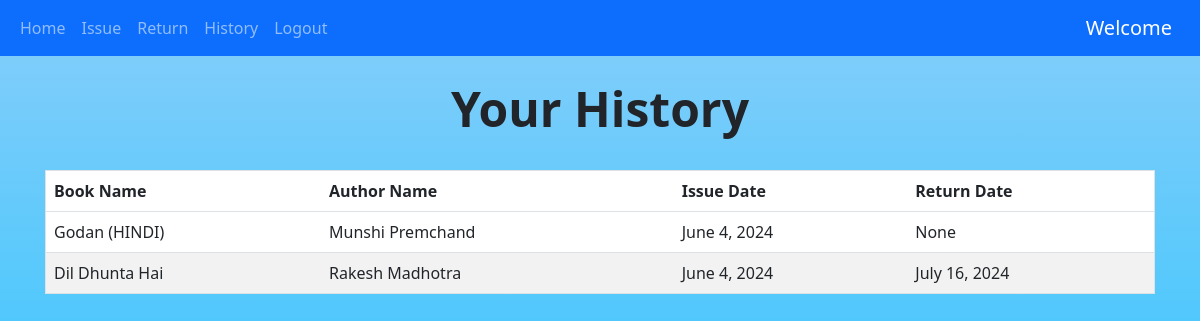
/history (signed in), run on the app's committed database.
### books/models.py (models this page shows, shortened)
class IssuedItem(models.Model):
    book_id = models.ForeignKey(Book, on_delete=models.CASCADE)
    user_id = models.ForeignKey(User, on_delete=models.CASCADE)
    issue_date = models.DateField(default=date.today(),blank=False)
    return_date = models.DateField(blank=True,null=True)

class Book(models.Model):
    book_name = models.CharField(max_length=150)
    author_name = models.CharField(max_length=200)
    quantity = models.IntegerField(default=1)
    subject = models.CharField(max_length=2000)
    book_add_time = models.TimeField(default=timezone.now())
    book_add_date = models.DateField(default=date.today())
    class Meta:
        unique_together = ('book_name','author_name')

### books/views.py (the view)
# urls.py: path('history',views.history,name='history'),
@login_required(login_url='login')
def history(request):
    my_items = IssuedItem.objects.filter(user_id=request.user).order_by('-issue_date')
    paginator = Paginator(my_items,10)
    page_number = request.GET.get('page')
    show_data_final = paginator.get_page(page_number)
    return render(request,'history.html',{'books':show_data_final})

### templates/history.html (shortened to what this page needs)
{% extends 'base.html' %} {% block content %}
<center>
  <br />
  <h1 class="display-5 fw-bold">Your History</h1>
  <br />
</center>
<div class="container">
  <table class="table">
    <thead class="thead-dark">
      <tr>
        <th scope="col">Book Name</th>
        <th scope="col">Author Name</th>
        <th scope="col">Issue Date</th>
        <th scope="col">Return Date</th>
      </tr>
    </thead>
    <tbody>
      {% for book in books %}
      <tr>
        <td>{{book.book_id.book_name}}</td>
        <td>{{book.book_id.author_name}}</td>
        <td>{{book.issue_date}}</td>
        <td>{{book.return_date}}</td>
      </tr>
      {% endfor %}
    </tbody>
  </table>
</div>
{% endblock %}

### templates/base.html (style rules this page uses)
body { background-color: linear-gradient(#87CEFA, #00BFFF); background-repeat: no-repeat; background-size: cover; }

### templates/history.html (style rules this page uses)
table { border-collapse: collapse; border-spacing: 0; border-radius: 10px; width: 100%; border: 1px solid #ddd; }
th, td { text-align: left; padding: 16px; }
tr:nth-child(even) { background-color: #f2f2f2; }
tr:nth-child(odd) { background-color: #ffffff; }
.container { width: 100%; padding-right: 15px; padding-left: 15px; margin-right: auto; margin-left: auto; }
body { background: linear-gradient(#87CEFA, #00BFFF); background-repeat: no-repeat; background-attachment: fixed; }

### data on the page
IssuedItem: book_id.book_name "Godan (HINDI)", book_id.author_name "Munshi Premchand", issue_date "June 4, 2024", return_date "None"
IssuedItem: book_id.book_name "Dil Dhunta Hai", book_id.author_name "Rakesh Madhotra", issue_date "June 4, 2024", return_date "July 16, 2024"
